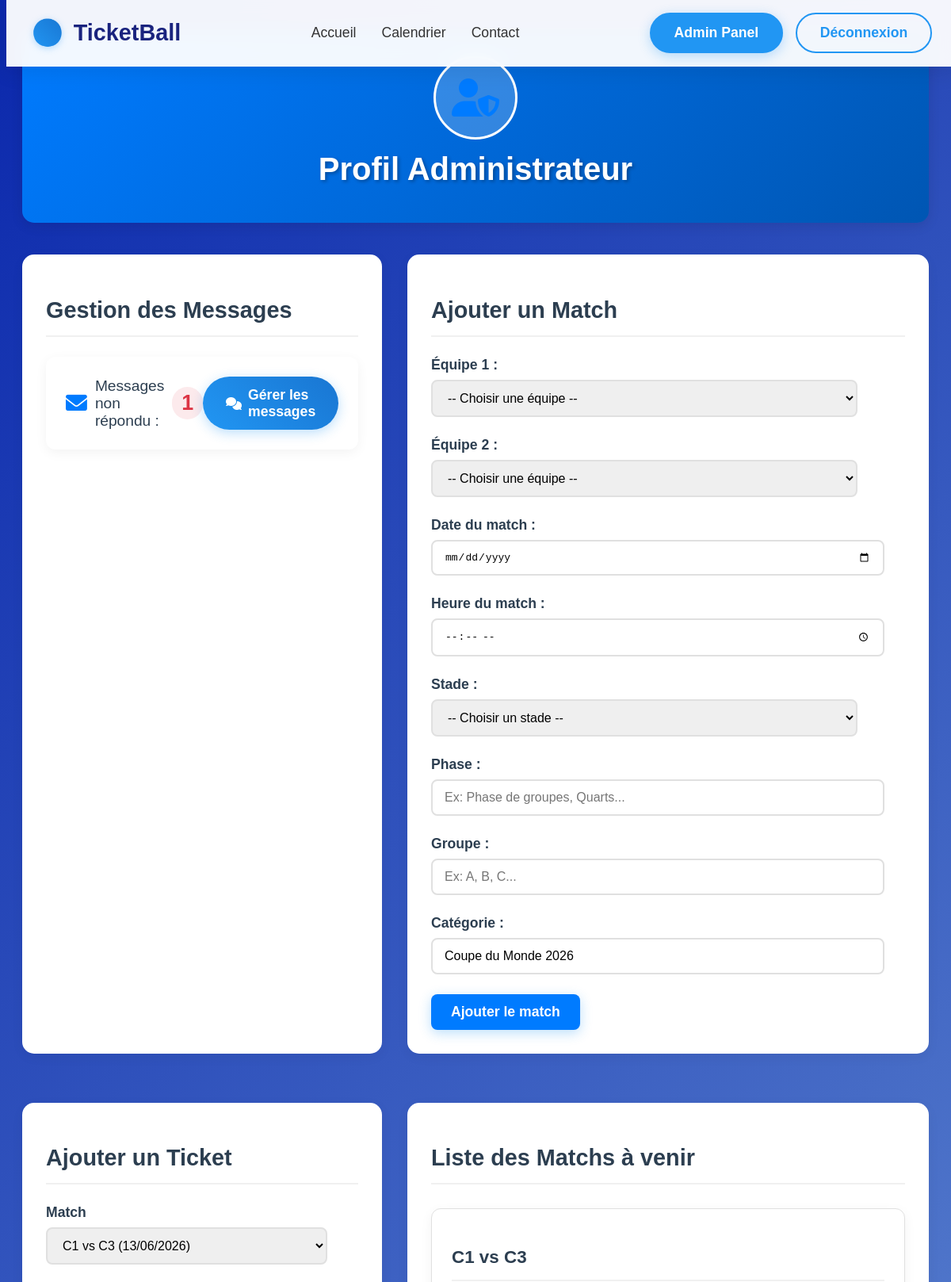
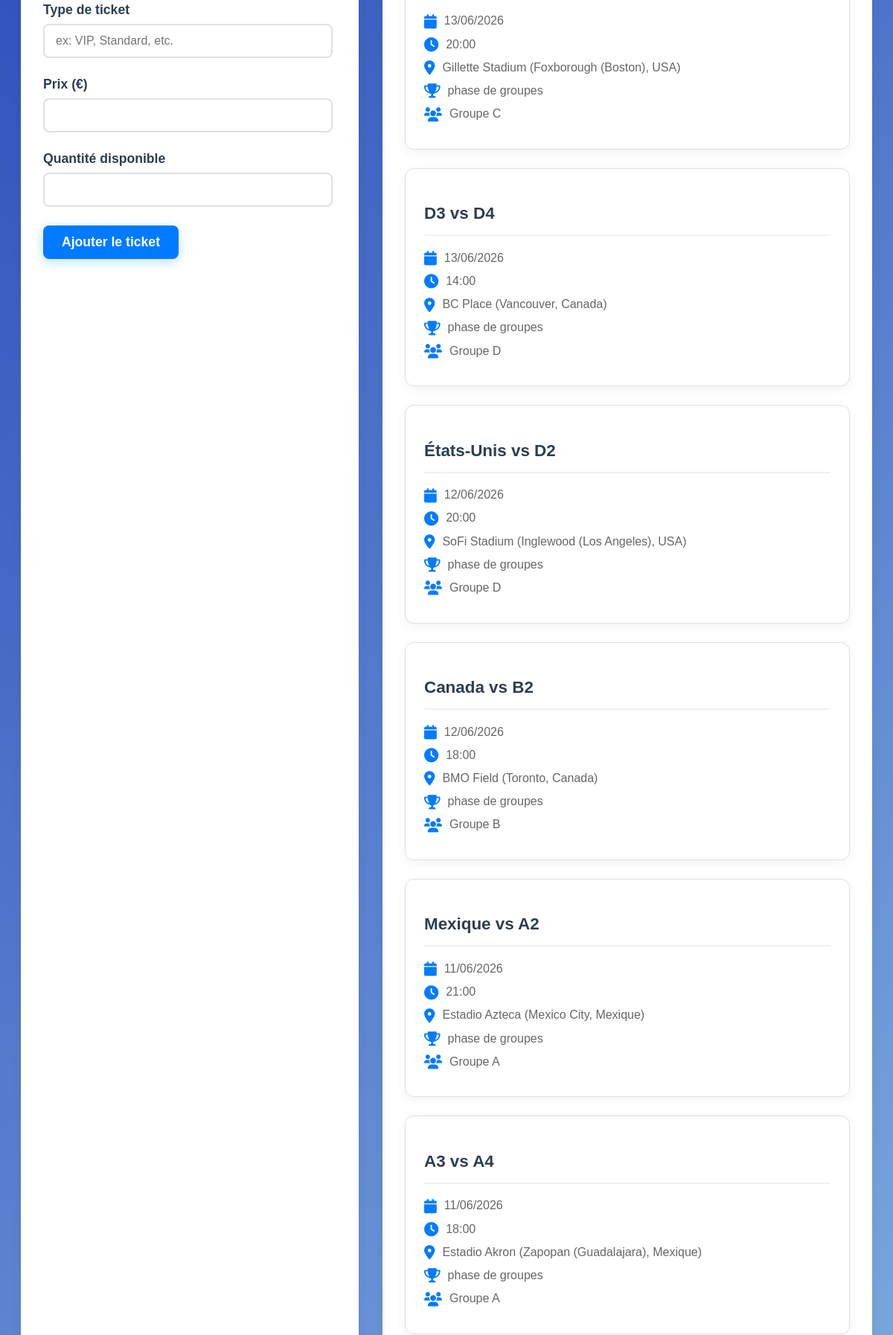
The app's page /admin_profile.php (signed in, upper part) with its own data (2 pictures, top to bottom).
### tables this page shows
CREATE TABLE `matchs` (
  `id` int(11) NOT NULL,
  `date_match` date NOT NULL,
  `heure_match` time NOT NULL,
  `lieu` varchar(100) NOT NULL,
  `equipe1_id` int(11) DEFAULT NULL,
  `equipe2_id` int(11) DEFAULT NULL,
  `stade_id` int(11) DEFAULT NULL,
  `score_equipe1` int(11) DEFAULT NULL,
  `score_equipe2` int(11) DEFAULT NULL,
  `phase` varchar(100) DEFAULT NULL,
  `groupe` varchar(10) DEFAULT NULL,
  `categorie` varchar(100) DEFAULT 'Coupe du Monde 2026'
);

CREATE TABLE `equipes` (
  `id` int(11) NOT NULL,
  `nom` varchar(100) NOT NULL,
  `groupe` varchar(2) NOT NULL
);

CREATE TABLE `stades` (
  `id` int(11) NOT NULL,
  `nom` varchar(100) NOT NULL,
  `ville` varchar(100) DEFAULT NULL,
  `capacite` int(11) DEFAULT NULL
);

### admin_profile.php (the view, shortened to what this page needs)
<?php
include 'config/config.php';
$matchs = $conn->query("
    SELECT m.*,
           e1.nom as equipe1,
           e2.nom as equipe2,
           s.nom as stade_nom,
           s.ville as stade_ville
    FROM matchs m
    LEFT JOIN equipes e1 ON m.equipe1_id = e1.id
    LEFT JOIN equipes e2 ON m.equipe2_id = e2.id
    LEFT JOIN stades s ON m.stade_id = s.id
    ORDER BY m.date_match DESC, m.heure_match DESC
")->fetch_all(MYSQLI_ASSOC);
$messages_non_repondu = $conn->query("
    SELECT COUNT(*) as count
    FROM messages
    WHERE reponse IS NULL
")->fetch_assoc()['count'];
?>
<!DOCTYPE html>
<html lang="fr">
<head>
    <link rel="stylesheet" href="css/style.css">
    <link rel="stylesheet" href="css/header.css">
    <link rel="stylesheet" href="css/admin_profile.css">
    <link rel="stylesheet" href="https://cdnjs.cloudflare.com/ajax/libs/font-awesome/6.0.0/css/all.min.css">
</head>
<body>
    <?php include 'includes/header.php'; ?>
    <main class="profile-container">
        <div class="profile-header">
            <div class="profile-avatar">
                <i class="fas fa-user-shield"></i>
            </div>
            <h1>Profil Administrateur</h1>
        </div>
        <div class="profile-content">
            <div class="profile-section">
                <h2>Gestion des Messages</h2>
                <div class="messages-overview">
                    <div class="message-stats">
                        <p><i class="fas fa-envelope"></i> Messages non répondu : <strong><?= $messages_non_repondu ?></strong></p>
                    </div>
                    <a href="admin_messages.php" class="btn btn-primary">
                        <i class="fas fa-comments"></i> Gérer les messages
                    </a>
                </div>
            </div>
            <div class="profile-section">
                <h2>Ajouter un Match</h2>
                <form method="POST" class="admin-form">
                    <div class="form-group">
                        <label for="equipe1_id">Équipe 1 :</label>
                        <select name="equipe1_id" id="equipe1_id" required>
                            <option value="">-- Choisir une équipe --</option>
                        </select>
                    </div>
                    <div class="form-group">
                        <label for="equipe2_id">Équipe 2 :</label>
                        <select name="equipe2_id" id="equipe2_id" required>
                            <option value="">-- Choisir une équipe --</option>
                        </select>
                    </div>
                    <div class="form-group">
                        <label for="date_match">Date du match :</label>
                        <input type="date" name="date_match" id="date_match" required min="<?= date('Y-m-d') ?>">
                    </div>
                    <div class="form-group">
                        <label for="heure_match">Heure du match :</label>
                        <input type="time" name="heure_match" id="heure_match" required>
                    </div>
                    <div class="form-group">
                        <label for="stade_id">Stade :</label>
                        <select name="stade_id" id="stade_id" required>
                            <option value="">-- Choisir un stade --</option>
                        </select>
                    </div>
                    <div class="form-group">
                        <label for="phase">Phase :</label>
                        <input type="text" name="phase" id="phase" placeholder="Ex: Phase de groupes, Quarts...">
                    </div>
                    <div class="form-group">
                        <label for="groupe">Groupe :</label>
                        <input type="text" name="groupe" id="groupe" placeholder="Ex: A, B, C...">
                    </div>
                    <div class="form-group">
                        <label for="categorie">Catégorie :</label>
                        <input type="text" name="categorie" id="categorie" value="Coupe du Monde 2026">
                    </div>
                    <button type="submit" name="add_match" class="btn btn-primary">Ajouter le match</button>
                </form>
            </div>
            <div class="profile-section">
                <h2>Ajouter un Ticket</h2>
                <form action="" method="post" class="admin-form">
                    <div class="form-group">
                        <label for="match_id">Match</label>
                        <select name="match_id" id="match_id" required>
                            <?php foreach ($matchs as $match): ?>
                                <option value="<?= $match['id'] ?>">
                                    <?= htmlspecialchars($match['equipe1']) ?> vs <?= htmlspecialchars($match['equipe2']) ?>
                                </option>
                            <?php endforeach; ?>
                        </select>
                    </div>
                    <div class="form-group">
                        <label for="type">Type de ticket</label>
                        <input type="text" name="type" id="type" required placeholder="ex: VIP, Standard, etc.">
                    </div>
                    <div class="form-group">
                        <label for="prix">Prix (€)</label>
                        <input type="number" name="prix" id="prix" step="0.01" min="0" required>
                    </div>
                    <div class="form-group">
                        <label for="quantite_disponible">Quantité disponible</label>
                        <input type="number" name="quantite_disponible" id="quantite_disponible" min="1" required>
                    </div>
                    <button type="submit" name="add_ticket" class="btn btn-primary">Ajouter le ticket</button>
                </form>
            </div>
            <div class="profile-section">
                <h2>Liste des Matchs à venir</h2>
                <div class="matches-list">
                    <?php
                    $now = date('Y-m-d H:i:s');
                    foreach ($matchs as $match):
                        $matchDateTime = $match['date_match'] . ' ' . $match['heure_match'];
                        if ($matchDateTime >= $now): ?>
                        <div class="match-card">
                            <h3><?= htmlspecialchars($match['equipe1']) ?> vs <?= htmlspecialchars($match['equipe2']) ?></h3>
                            <p><i class="fas fa-calendar"></i> <?= date('d/m/Y', strtotime($match['date_match'])) ?></p>
                            <p><i class="fas fa-clock"></i> <?= substr($match['heure_match'], 0, 5) ?></p>
                            <p><i class="fas fa-map-marker-alt"></i> <?= htmlspecialchars($match['stade_nom']) ?> (<?= htmlspecialchars($match['stade_ville']) ?>)</p>
                            <?php if (!empty($match['phase'])): ?>
                                <p><i class="fas fa-trophy"></i> <?= htmlspecialchars($match['phase']) ?></p>
                            <?php endif; ?>
                            <?php if (!empty($match['groupe'])): ?>
                                <p><i class="fas fa-users"></i> Groupe <?= htmlspecialchars($match['groupe']) ?></p>
                            <?php endif; ?>
                        </div>
                    <?php endif; endforeach; ?>
                </div>
            </div>
        </div>
    </main>
</body>
</html>

### css/style.css (style rules this page uses)
body { font-family: Arial, sans-serif; padding: 0; background: linear-gradient(135deg, rgb(11, 40, 172) 0%, rgb(150, 198, 233) 100%); min-height: 100vh; overflow-x: hidden; }
main { padding: 20px; max-width: 900px; margin: auto; }
.form-group { margin-bottom: 20px; }
.form-group label { display: block; margin-bottom: 5px; font-weight: bold; }
.form-group input { width: 100%; padding: 8px; border: 1px solid #ddd; border-radius: 4px; }
.btn { padding: 0.75rem 1.5rem; border-radius: 4px; text-decoration: none; font-weight: 500; transition: all 0.3s ease; }
.btn-primary { background: #3498db; color: white; }
.btn { display: inline-flex; align-items: center; gap: 0.5rem; padding: 0.75rem 1.5rem; border-radius: 4px; font-weight: 500; text-decoration: none; cursor: pointer; transition: all 0.3s ease; border: none; }
.profile-container { max-width: 1200px; margin: 40px auto; padding: 0 20px; }
.profile-header { text-align: center; margin-bottom: 40px; padding: 30px; background: linear-gradient(135deg, #007bff, #0056b3); border-radius: 15px; color: white; box-shadow: 0 4px 15px rgba(0, 0, 0, 0.1); }
.profile-header h1 { margin: 15px 0; font-size: 2.5em; font-weight: 600; }
.profile-avatar { width: 100px; height: 100px; margin: 0 auto; background: rgba(255, 255, 255, 0.2); border-radius: 50%; display: flex; align-items: center; justify-content: center; border: 3px solid white; }
.profile-avatar i { font-size: 50px; color: white; }
.profile-content { display: grid; grid-template-columns: 1fr 2fr; gap: 2rem; }
.profile-section { background: white; border-radius: 15px; padding: 30px; margin-bottom: 30px; box-shadow: 0 4px 15px rgba(0, 0, 0, 0.05); transition: transform 0.3s ease; }
.profile-section h2 { color: #2c3e50; font-size: 1.8em; margin-bottom: 25px; padding-bottom: 15px; border-bottom: 2px solid #f0f0f0; }
.form-group { margin-bottom: 1.5rem; }
.form-group label { display: block; margin-bottom: 0.5rem; color: #555; font-weight: 500; }
.form-group input { width: 100%; padding: 0.8rem; border: 1px solid #ddd; border-radius: 5px; font-size: 1rem; }
main h1 { color: white; text-align: center; font-size: 2.5rem; margin: 2rem 0; text-shadow: 2px 2px 4px rgba(0, 0, 0, 0.3); }
.admin-form { max-width: 800px; margin: 0 auto; }
.admin-form .form-group { margin-bottom: 25px; }
.admin-form label { display: block; margin-bottom: 8px; color: #2c3e50; font-weight: 600; font-size: 1.1em; }
.admin-form select, .admin-form input { width: 100%; padding: 12px 15px; border: 2px solid #e0e0e0; border-radius: 8px; font-size: 1em; transition: all 0.3s ease; }
.admin-form button { background: #007bff; color: white; border: none; padding: 12px 25px; border-radius: 8px; font-size: 1.1em; cursor: pointer; transition: all 0.3s ease; display: inline-flex; align-items: center; gap: 10px; }
.matches-list { display: grid; grid-template-columns: repeat(auto-fill, minmax(300px, 1fr)); gap: 25px; margin-top: 30px; }
.match-card { background: white; border-radius: 12px; padding: 25px; box-shadow: 0 4px 15px rgba(0, 0, 0, 0.05); transition: all 0.3s ease; border: 1px solid #e0e0e0; }
.match-card h3 { color: #2c3e50; font-size: 1.4em; margin-bottom: 20px; padding-bottom: 15px; border-bottom: 2px solid #f0f0f0; }
.match-card p { margin: 12px 0; color: #666; display: flex; align-items: center; gap: 10px; }
.match-card i { color: #007bff; font-size: 1.2em; }
.profile-avatar i.fa-user-shield { font-size: 48px; color: #007bff; }
.messages-overview { background: white; border-radius: 12px; padding: 25px; margin-bottom: 30px; box-shadow: 0 4px 15px rgba(0, 0, 0, 0.05); display: flex; justify-content: space-between; align-items: center; }
.message-stats { display: flex; align-items: center; gap: 15px; }
.message-stats p { font-size: 1.2em; color: #2c3e50; margin: 0; display: flex; align-items: center; gap: 10px; }
.message-stats i { color: #007bff; font-size: 1.4em; }
.message-stats strong { color: #dc3545; font-size: 1.4em; background: rgba(220, 53, 69, 0.1); padding: 5px 12px; border-radius: 20px; }
.messages-overview .btn { display: inline-flex; align-items: center; gap: 8px; }
.messages-overview .btn i { font-size: 16px; }
.btn { display: inline-flex; align-items: center; gap: 10px; padding: 12px 25px; border-radius: 8px; font-size: 1.1em; cursor: pointer; transition: all 0.3s ease; text-decoration: none; }
.btn-primary { background: #007bff; color: white; border: none; }

### records on screen
matchs: equipe1.nom "C1", equipe2.nom "C3", date_match "13/06/2026", heure_match "20:00", stade.nom "Gillette Stadium", stade.ville "Foxborough (Boston), USA", phase "phase de groupes", groupe "C"
matchs: equipe1.nom "D3", equipe2.nom "D4", date_match "13/06/2026", heure_match "14:00", stade.nom "BC Place", stade.ville "Vancouver, Canada", phase "phase de groupes", groupe "D"
matchs: equipe1.nom "États‑Unis", equipe2.nom "D2", date_match "12/06/2026", heure_match "20:00", stade.nom "SoFi Stadium", stade.ville "Inglewood (Los Angeles), USA", phase "phase de groupes", groupe "D"
matchs: equipe1.nom "Canada", equipe2.nom "B2", date_match "12/06/2026", heure_match "18:00", stade.nom "BMO Field", stade.ville "Toronto, Canada", phase "phase de groupes", groupe "B"
matchs: equipe1.nom "Mexique", equipe2.nom "A2", date_match "11/06/2026", heure_match "21:00", stade.nom "Estadio Azteca", stade.ville "Mexico City, Mexique", phase "phase de groupes", groupe "A"
matchs: equipe1.nom "A3", equipe2.nom "A4", date_match "11/06/2026", heure_match "18:00", stade.nom "Estadio Akron", stade.ville "Zapopan (Guadalajara), Mexique", phase "phase de groupes", groupe "A"

### other values on screen
$messages_non_repondu "1"
form field match_id "C1 vs C3 (13/06/2026)"
